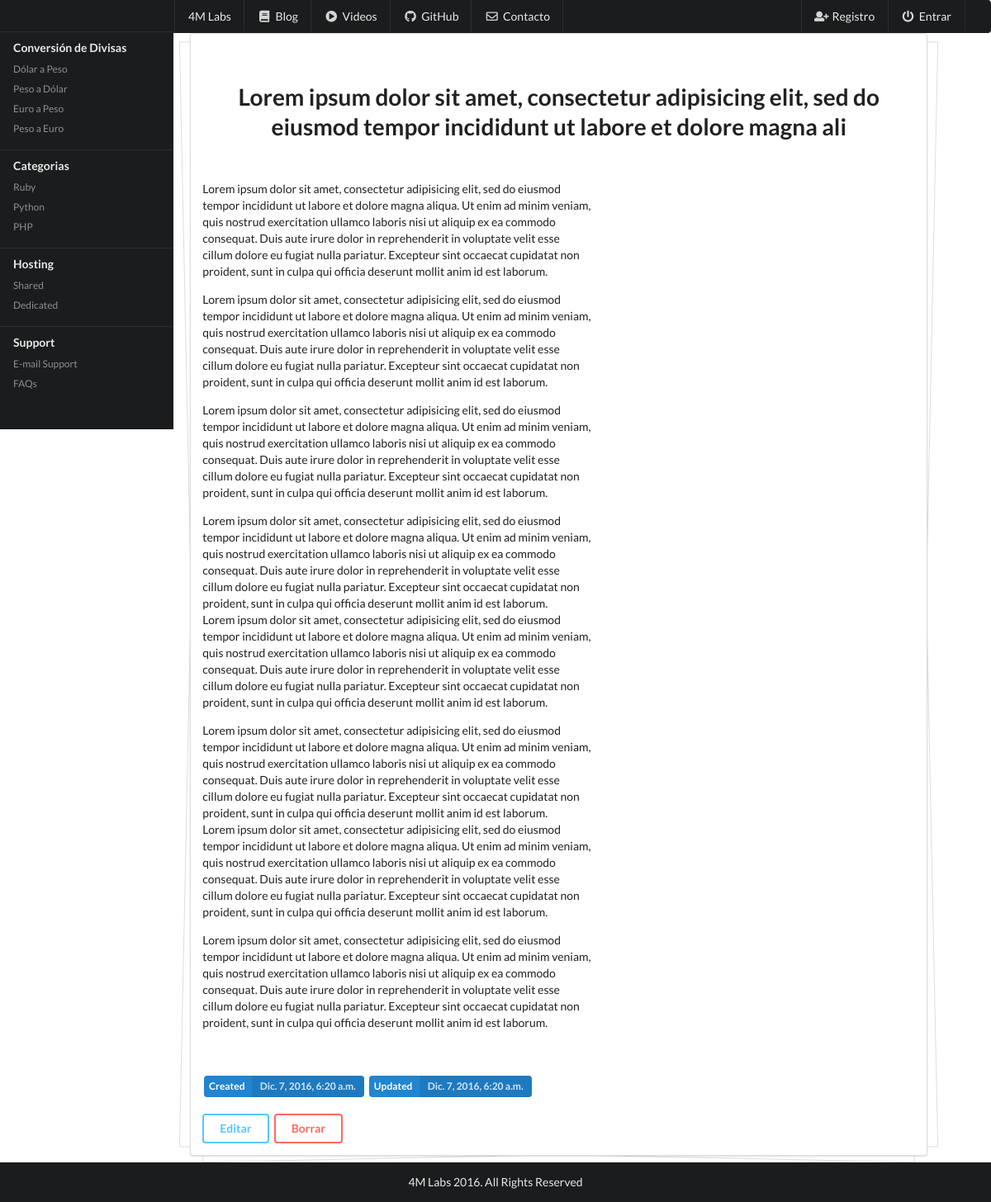
/posts/71/, run on the app's committed database.
### blog/models.py (models this page shows, shortened)
class Post(models.Model):
	title = models.CharField(max_length=120)
	content = models.TextField()
	updated = models.DateTimeField(auto_now=True, auto_now_add=False)
	timestamp = models.DateTimeField(auto_now=False, auto_now_add=True)
	def get_absolute_url(self):
		return reverse('posts:detail', kwargs={'id': self.id})

### blog/views.py (the view)
# urls.py: url(r'^(?P<id>\d+)/$', post_detail, name="detail"),
def post_detail(request, id=None):
	global prompt
	context = {}
	if id:
		post = get_object_or_404(Post, id=id)
		context['post'] = post
	else:
		context['post'] = ""
	context['title'] = prompt + post.title[:50]
	return render(request, "post_detail.html", context)

### templates/post_detail.html (shortened to what this page needs)
{% extends "base.html" %}
{% block content %}
	<div class="ui piled segment">
		<br>
	  	<h1 class="ui header centered">{{ post.title }}</h1>
	  	<br>
	  	{% autoescape on %}
	  	<p>{{ post.content|linebreaks }}</p>
		{% endautoescape %}
		<br>
		<br>
		<a class="ui blue image label">
  			Created
  		<div class="detail">{{ post.timestamp }}</div>
		</a>
		<a class="ui blue image label">
  			Updated
  		<div class="detail">{{ post.updated }}</div>
		</a>
		<br>
		<br>
		<a href='{{ post.get_absolute_url|add:"edit" }}'><button class="ui inverted blue button">Editar</button></a>
		<a id="erase"><button id="delete" class="ui inverted red button">Borrar</button></a>
	  	</div>
{% endblock %}

### data on the page
Post: title "Lorem ipsum dolor sit amet, consectetur adipisicing elit, sed do eiusmod tempor incididunt ut labore et dolore magna ali", content "Lorem ipsum dolor sit amet, consectetur adipisicing elit, sed do eiusmod tempor incididunt ut labore et dolore magna aliqua. Ut enim ad minim veniam, quis nostrud exercitation ullamco laboris nisi ut aliquip ex ea commodo consequat. Duis aute irure dolor in reprehenderit in voluptate velit esse cillum dolore eu fugiat nulla pariatur. Excepteur sint occaecat cupidatat non proident, sunt in culpa qui officia deserunt mollit anim id est laborum. Lorem ipsum dolor sit amet, consectetur adipisicing elit, sed do eiusmod tempor incididunt ut labore et dolore magna aliqua. Ut enim ad minim veniam, quis nostrud exercitation ullamco laboris nisi ut aliquip ex ea commodo consequat. Duis aute irure…", timestamp "Dic. 7, 2016, 6:20 a.m.", updated "Dic. 7, 2016, 6:20 a.m."
